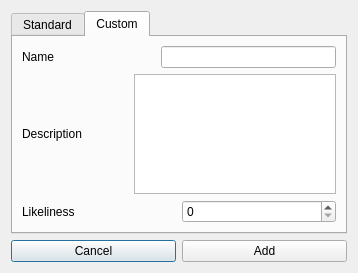
<?xml version="1.0" encoding="UTF-8"?>
<ui version="4.0">
 <class>initEvent</class>
 <widget class="QDialog" name="initEvent">
  <property name="geometry">
   <rect>
    <x>0</x>
    <y>0</y>
    <width>358</width>
    <height>273</height>
   </rect>
  </property>
  <property name="windowTitle">
   <string>Add Initiating Event</string>
  </property>
  <layout class="QVBoxLayout" name="verticalLayout_3">
   <item>
    <widget class="QTabWidget" name="tabWidget">
     <property name="currentIndex">
      <number>1</number>
     </property>
     <widget class="QWidget" name="tab">
      <attribute name="title">
       <string>Standard</string>
      </attribute>
      <layout class="QHBoxLayout" name="horizontalLayout_3">
       <item>
        <layout class="QHBoxLayout" name="horizontalLayout_2">
         <item>
          <widget class="QLabel" name="label">
           <property name="text">
            <string>Choose Initating Event</string>
           </property>
          </widget>
         </item>
         <item>
          <widget class="QComboBox" name="comboBox"/>
         </item>
        </layout>
       </item>
      </layout>
     </widget>
     <widget class="QWidget" name="tab_2">
      <attribute name="title">
       <string>Custom</string>
      </attribute>
      <layout class="QVBoxLayout" name="verticalLayout_2">
       <item>
        <layout class="QVBoxLayout" name="verticalLayout">
         <item>
          <layout class="QHBoxLayout" name="horizontalLayout_5">
           <item>
            <widget class="QLabel" name="label_2">
             <property name="text">
              <string>Name</string>
             </property>
            </widget>
           </item>
           <item>
            <spacer name="horizontalSpacer">
             <property name="orientation">
              <enum>Qt::Horizontal</enum>
             </property>
             <property name="sizeType">
              <enum>QSizePolicy::MinimumExpanding</enum>
             </property>
             <property name="sizeHint" stdset="0">
              <size>
               <width>5</width>
               <height>20</height>
              </size>
             </property>
            </spacer>
           </item>
           <item>
            <widget class="QLineEdit" name="lineEdit">
             <property name="minimumSize">
              <size>
               <width>175</width>
               <height>0</height>
              </size>
             </property>
            </widget>
           </item>
          </layout>
         </item>
         <item>
          <layout class="QHBoxLayout" name="horizontalLayout_4">
           <item>
            <widget class="QLabel" name="label_3">
             <property name="text">
              <string>Description</string>
             </property>
            </widget>
           </item>
           <item>
            <spacer name="horizontalSpacer_2">
             <property name="orientation">
              <enum>Qt::Horizontal</enum>
             </property>
             <property name="sizeHint" stdset="0">
              <size>
               <width>100</width>
               <height>20</height>
              </size>
             </property>
            </spacer>
           </item>
           <item>
            <widget class="QPlainTextEdit" name="plainTextEdit"/>
           </item>
          </layout>
         </item>
         <item>
          <layout class="QHBoxLayout" name="horizontalLayout_6">
           <item>
            <widget class="QLabel" name="label_4">
             <property name="text">
              <string>Likeliness</string>
             </property>
            </widget>
           </item>
           <item>
            <widget class="QSpinBox" name="spinBox"/>
           </item>
          </layout>
         </item>
        </layout>
       </item>
      </layout>
     </widget>
    </widget>
   </item>
   <item>
    <layout class="QHBoxLayout" name="horizontalLayout">
     <item>
      <widget class="QPushButton" name="pushButton">
       <property name="text">
        <string>Cancel</string>
       </property>
      </widget>
     </item>
     <item>
      <widget class="QPushButton" name="pushButton_2">
       <property name="text">
        <string>Add</string>
       </property>
      </widget>
     </item>
    </layout>
   </item>
  </layout>
 </widget>
 <resources/>
 <connections/>
</ui>
